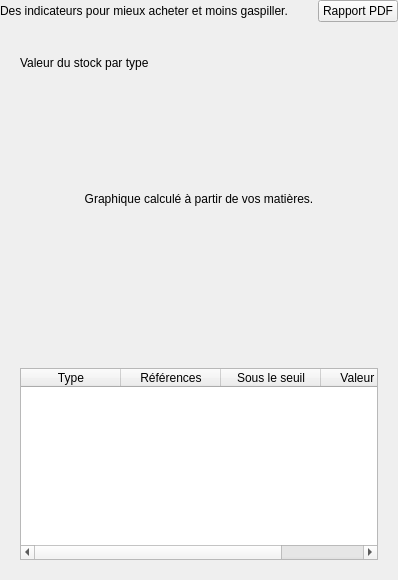
                        <widget class="QWidget" name="statsPage">
                          <layout class="QVBoxLayout" name="statsPageLayout">
                            <property name="leftMargin">
                              <number>0</number>
                            </property>
                            <property name="topMargin">
                              <number>0</number>
                            </property>
                            <property name="rightMargin">
                              <number>0</number>
                            </property>
                            <property name="bottomMargin">
                              <number>0</number>
                            </property>
                            <property name="spacing">
                              <number>14</number>
                            </property>
                            <item>
                              <widget class="QWidget" name="statsToolbar">
                                <layout class="QHBoxLayout" name="statsToolbarLayout">
                                  <property name="leftMargin">
                                    <number>0</number>
                                  </property>
                                  <property name="topMargin">
                                    <number>0</number>
                                  </property>
                                  <property name="rightMargin">
                                    <number>0</number>
                                  </property>
                                  <property name="bottomMargin">
                                    <number>0</number>
                                  </property>
                                  <property name="spacing">
                                    <number>10</number>
                                  </property>
                                  <item>
                                    <widget class="QLabel" name="statsIntro">
                                      <property name="text">
                                        <string>Des indicateurs pour mieux acheter et moins gaspiller.</string>
                                      </property>
                                      <property name="sizePolicy">
                                        <sizepolicy hsizetype="Preferred" vsizetype="Fixed">
                                          <horstretch>0</horstretch>
                                          <verstretch>0</verstretch>
                                        </sizepolicy>
                                      </property>
                                      <property name="muted" stdset="0">
                                        <bool>true</bool>
                                      </property>
                                    </widget>
                                  </item>
                                  <item>
                                    <spacer name="statsToolbarSpacer">
                                      <property name="orientation">
                                        <enum>Qt::Horizontal</enum>
                                      </property>
                                      <property name="sizeHint" stdset="0">
                                        <size>
                                          <width>20</width>
                                          <height>20</height>
                                        </size>
                                      </property>
                                    </spacer>
                                  </item>
                                  <item>
                                    <widget class="QPushButton" name="statsPdfButton">
                                      <property name="text">
                                        <string>Rapport PDF</string>
                                      </property>
                                    </widget>
                                  </item>
                                </layout>
                              </widget>
                            </item>
                            <item>
                              <widget class="QFrame" name="chartCard">
                                <property name="card" stdset="0">
                                  <bool>true</bool>
                                </property>
                                <layout class="QVBoxLayout" name="chartCardLayout">
                                  <property name="leftMargin">
                                    <number>20</number>
                                  </property>
                                  <property name="topMargin">
                                    <number>20</number>
                                  </property>
                                  <property name="rightMargin">
                                    <number>20</number>
                                  </property>
                                  <property name="bottomMargin">
                                    <number>20</number>
                                  </property>
                                  <property name="spacing">
                                    <number>14</number>
                                  </property>
                                  <item>
                                    <widget class="QLabel" name="chartTitle">
                                      <property name="text">
                                        <string>Valeur du stock par type</string>
                                      </property>
                                      <property name="sizePolicy">
                                        <sizepolicy hsizetype="Preferred" vsizetype="Fixed">
                                          <horstretch>0</horstretch>
                                          <verstretch>0</verstretch>
                                        </sizepolicy>
                                      </property>
                                      <property name="section" stdset="0">
                                        <bool>true</bool>
                                      </property>
                                    </widget>
                                  </item>
                                  <item>
                                    <widget class="QLabel" name="chartLabel">
                                      <property name="text">
                                        <string>Graphique calculé à partir de vos matières.</string>
                                      </property>
                                      <property name="sizePolicy">
                                        <sizepolicy hsizetype="Preferred" vsizetype="Fixed">
                                          <horstretch>0</horstretch>
                                          <verstretch>0</verstretch>
                                        </sizepolicy>
                                      </property>
                                      <property name="muted" stdset="0">
                                        <bool>true</bool>
                                      </property>
                                      <property name="alignment">
                                        <set>Qt::AlignCenter</set>
                                      </property>
                                      <property name="minimumSize">
                                        <size>
                                          <width>0</width>
                                          <height>230</height>
                                        </size>
                                      </property>
                                    </widget>
                                  </item>
                                </layout>
                              </widget>
                            </item>
                            <item>
                              <widget class="QFrame" name="statsTableCard">
                                <property name="card" stdset="0">
                                  <bool>true</bool>
                                </property>
                                <layout class="QVBoxLayout" name="statsTableCardLayout">
                                  <property name="leftMargin">
                                    <number>20</number>
                                  </property>
                                  <property name="topMargin">
                                    <number>20</number>
                                  </property>
                                  <property name="rightMargin">
                                    <number>20</number>
                                  </property>
                                  <property name="bottomMargin">
                                    <number>20</number>
                                  </property>
                                  <property name="spacing">
                                    <number>14</number>
                                  </property>
                                  <item>
                                    <widget class="QTableWidget" name="statsTable">
                                      <property name="alternatingRowColors">
                                        <bool>true</bool>
                                      </property>
                                      <property name="showGrid">
                                        <bool>false</bool>
                                      </property>
                                      <property name="editTriggers">
                                        <set>QAbstractItemView::NoEditTriggers</set>
                                      </property>
                                      <property name="selectionBehavior">
                                        <enum>QAbstractItemView::SelectRows</enum>
                                      </property>
                                      <property name="selectionMode">
                                        <enum>QAbstractItemView::SingleSelection</enum>
                                      </property>
                                      <property name="verticalScrollMode">
                                        <enum>QAbstractItemView::ScrollPerPixel</enum>
                                      </property>
                                      <attribute name="verticalHeaderVisible">
                                        <bool>false</bool>
                                      </attribute>
                                      <attribute name="verticalHeaderDefaultSectionSize">
                                        <number>52</number>
                                      </attribute>
                                      <attribute name="horizontalHeaderStretchLastSection">
                                        <bool>true</bool>
                                      </attribute>
                                      <property name="columnCount">
                                        <number>4</number>
                                      </property>
                                      <property name="rowCount">
                                        <number>0</number>
                                      </property>
                                      <column>
                                        <property name="text">
                                          <string>Type</string>
                                        </property>
                                      </column>
                                      <column>
                                        <property name="text">
                                          <string>Références</string>
                                        </property>
                                      </column>
                                      <column>
                                        <property name="text">
                                          <string>Sous le seuil</string>
                                        </property>
                                      </column>
                                      <column>
                                        <property name="text">
                                          <string>Valeur (DT)</string>
                                        </property>
                                      </column>
                                    </widget>
                                  </item>
                                </layout>
                              </widget>
                            </item>
                          </layout>
                        </widget>
